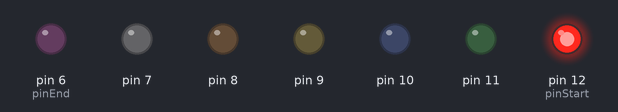
The sketch below on a simulated Arduino Uno, built with avr-gcc and run on an emulated ATmega328P. Parts: output pins drawn as LEDs (lit = HIGH).

Above: at 0.1 s.
At 0.9 s:
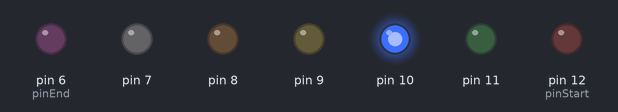
At 1.7 s:
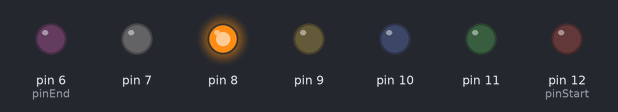
At 3.1 s:
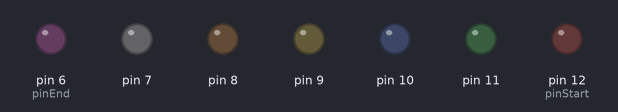
At 4.5 s:
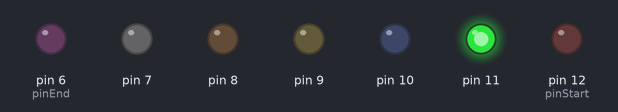
At 6.1 s:
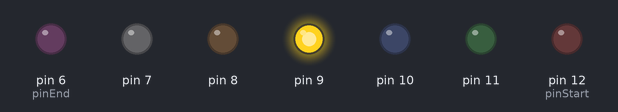
Timing chart, 0 to 6.4 s (numbered marks = the images above):
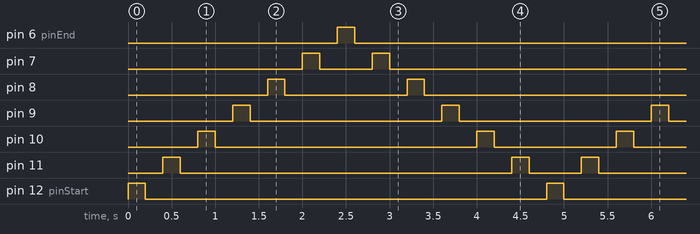

Measured:
- by itself, pin 6 (pinEnd), pin 12 (pinStart): alternates HIGH for 0.20 s and LOW for 4.6 s
- by itself, pin 7: repeats every 4.8 s: LOW 0.60 s, HIGH 0.20 s, LOW 3.8 s, HIGH 0.20 s
- by itself, pin 8: repeats every 4.8 s: LOW 1.4 s, HIGH 0.20 s, LOW 3.0 s, HIGH 0.20 s
- by itself, pin 9: alternates HIGH for 0.20 s and LOW for 2.2 s
- by itself, pin 10: repeats every 4.8 s: LOW 3.0 s, HIGH 0.20 s, LOW 1.4 s, HIGH 0.20 s
- by itself, pin 11: repeats every 4.8 s: LOW 3.8 s, HIGH 0.20 s, LOW 0.60 s, HIGH 0.20 s

The sketch:

sketch.ino
```cpp
byte pinStart=12;
byte pinEnd = 6;
void setup()
{
  for(int i=pinStart; i>=pinEnd; i--){
    pinMode(i, OUTPUT);
  }
}

void loop()
{
  for(int i=pinStart; i>=pinEnd; i--){
    glowLED(i);
  }
  for(int i=pinEnd+1; i<pinStart; i++){
    glowLED(i);
  }
}

void glowLED(int pin){
  digitalWrite(pin, HIGH);
  delay(200);
  digitalWrite(pin, LOW);
  delay(200);
}
```
